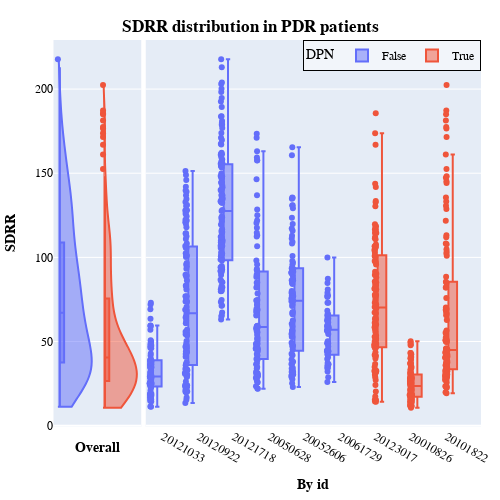

This figure's notebook cell:
### Markdown cell above
## Image for prez

### Code cell
title = "SDRR distribution in PDR patients"
data.sort_values("DPN", inplace=True)
plotter = OverallDetailComparisonPlot(
    data=data[data.id.astype(int) >= 20000000], 
    x_column="id",
    y_column="SDRR",
    hue_column="DPN",
    detail_mode="box",
    points='all',
    title=title)

plotter.fig.update_layout(font=dict(family="Open Sauce", color="black"))


plotter.setup_general_layout(500, 500, 1 / 4)

plotter.show()

plotter.fig.write_image(os.path.join(htmL_save_folder, f"{title}.png"), scale = 6)

### Figure 1 — Plotly figure (JSON) as saved in the notebook; plotly's stock layout.template omitted (floating-point values rounded to 4 significant figures; data arrays with more than 128 entries replaced by an {"elided": "..."} marker saying what was removed)
{"data": [{"alignmentgroup": "True", "box": {"visible": true}, "customdata": {"elided": "544x77 mixed values"}, "hovertemplate": "DPN=%{x}<br>SDRR=%{y}<br>t_start=%{customdata[0]}<br>t_end=%{customdata[1]}<br>RMSSD=%{customdata[2]}<br>pNN50 (%)=%{customdata[3]}<br>Mean HR (bpm)=%{customdata[4]}<br>ULF Power=%{customdata[5]}<br>ULF Peak Frequency=%{customdata[6]}<br>VLF Power=%{customdata[7]}<br>VLF Peak Frequency=%{customdata[8]}<br>LF Power=%{customdata[9]}<br>LF Peak Frequency=%{customdata[10]}<br>HF Power=%{customdata[11]}<br>HF Peak Frequency=%{customdata[12]}<br>LF÷HF Ratio=%{customdata[13]}<br>S=%{customdata[14]}<br>SD1=%{customdata[15]}<br>SD2=%{customdata[16]}<br>SD1÷SD2=%{customdata[17]}<br>ApEn=%{customdata[18]}<br>SampEn=%{customdata[19]}<br>DFA α1=%{customdata[20]}<br>DFA α2=%{customdata[21]}<br>D2=%{customdata[22]}<br>id=%{customdata[23]}<br>gender=%{customdata[24]}<br>age=%{customdata[25]}<br>height=%{customdata[26]}<br>weight=%{customdata[27]}<br>admission FBG (mmol÷L)=%{customdata[28]}<br>Discharge FBG (mmol÷L)=%{customdata[29]}<br>HbA1c (%)=%{customdata[30]}<br>SBP (mmHg)=%{customdata[31]}<br>DBP (mmHg)=%{customdata[32]}<br>WBC (×109÷L)=%{customdata[33]}<br>N% (%)=%{customdata[34]}<br>Hb (g÷L)=%{customdata[35]}<br>PLT (×109÷L)=%{customdata[36]}<br>CRP (mg÷L)=%{customdata[37]}<br>ALT (U÷L)=%{customdata[38]}<br> AST (U÷L)=%{customdata[39]}<br>AST÷ALT=%{customdata[40]}<br>GGT (U÷L)=%{customdata[41]}<br>BUN (mmol÷L)=%{customdata[42]}<br> UA (mmol÷L)=%{customdata[43]}<br>TG (mmol÷L)=%{customdata[44]}<br>HDL-C (mmol÷L)=%{customdata[45]}<br>LDL-C (mmol÷L)=%{customdata[46]}<br>UMA (mg)=%{customdata[47]}<br>UCr (g)=%{customdata[48]}<br>UACR (mg÷g)=%{customdata[49]}<br>Complications=%{customdata[50]}<br>Nephropathy=%{customdata[51]}<br>Retinopathy and cataract=%{customdata[52]}<br>Heart Disease=%{customdata[53]}<br>atherosclerosis or stenosis=%{customdata[54]}<br>Carotid Plaque=%{customdata[55]}<br>Condition=%{customdata[56]}<br>SDRR_decile=%{customdata[57]}<br>RMSSD_decile=%{customdata[58]}<br>pNN50 (%)_decile=%{customdata[59]}<br>Mean HR (bpm)_decile=%{customdata[60]}<br>VLF Power_decile=%{customdata[61]}<br>VLF Peak Frequency_decile=%{customdata[62]}<br>LF Power_decile=%{customdata[63]}<br>LF Peak Frequency_decile=%{customdata[64]}<br>HF Power_decile=%{customdata[65]}<br>HF Peak Frequency_decile=%{customdata[66]}<br>LF÷HF Ratio_decile=%{customdata[67]}<br>S_decile=%{customdata[68]}<br>SD1_decile=%{customdata[69]}<br>SD2_decile=%{customdata[70]}<br>SD1÷SD2_decile=%{customdata[71]}<br>ApEn_decile=%{customdata[72]}<br>SampEn_decile=%{customdata[73]}<br>DFA α1_decile=%{customdata[74]}<br>DFA α2_decile=%{customdata[75]}<br>D2_decile=%{customdata[76]}<extra></extra>", "legendgroup": "False", "marker": {"color": "#636efa"}, "name": "False", "offsetgroup": "False", "orientation": "v", "scalegroup": "True", "showlegend": true, "side": "positive", "spanmode": "hard", "type": "violin", "width": 1.5, "x": {"elided": "544 bool values"}, "x0": " ", "xaxis": "x", "y": {"elided": "544 float values"}, "y0": " ", "yaxis": "y"}, {"alignmentgroup": "True", "box": {"visible": true}, "customdata": {"elided": "327x77 mixed values"}, "hovertemplate": "DPN=%{x}<br>SDRR=%{y}<br>t_start=%{customdata[0]}<br>t_end=%{customdata[1]}<br>RMSSD=%{customdata[2]}<br>pNN50 (%)=%{customdata[3]}<br>Mean HR (bpm)=%{customdata[4]}<br>ULF Power=%{customdata[5]}<br>ULF Peak Frequency=%{customdata[6]}<br>VLF Power=%{customdata[7]}<br>VLF Peak Frequency=%{customdata[8]}<br>LF Power=%{customdata[9]}<br>LF Peak Frequency=%{customdata[10]}<br>HF Power=%{customdata[11]}<br>HF Peak Frequency=%{customdata[12]}<br>LF÷HF Ratio=%{customdata[13]}<br>S=%{customdata[14]}<br>SD1=%{customdata[15]}<br>SD2=%{customdata[16]}<br>SD1÷SD2=%{customdata[17]}<br>ApEn=%{customdata[18]}<br>SampEn=%{customdata[19]}<br>DFA α1=%{customdata[20]}<br>DFA α2=%{customdata[21]}<br>D2=%{customdata[22]}<br>id=%{customdata[23]}<br>gender=%{customdata[24]}<br>age=%{customdata[25]}<br>height=%{customdata[26]}<br>weight=%{customdata[27]}<br>admission FBG (mmol÷L)=%{customdata[28]}<br>Discharge FBG (mmol÷L)=%{customdata[29]}<br>HbA1c (%)=%{customdata[30]}<br>SBP (mmHg)=%{customdata[31]}<br>DBP (mmHg)=%{customdata[32]}<br>WBC (×109÷L)=%{customdata[33]}<br>N% (%)=%{customdata[34]}<br>Hb (g÷L)=%{customdata[35]}<br>PLT (×109÷L)=%{customdata[36]}<br>CRP (mg÷L)=%{customdata[37]}<br>ALT (U÷L)=%{customdata[38]}<br> AST (U÷L)=%{customdata[39]}<br>AST÷ALT=%{customdata[40]}<br>GGT (U÷L)=%{customdata[41]}<br>BUN (mmol÷L)=%{customdata[42]}<br> UA (mmol÷L)=%{customdata[43]}<br>TG (mmol÷L)=%{customdata[44]}<br>HDL-C (mmol÷L)=%{customdata[45]}<br>LDL-C (mmol÷L)=%{customdata[46]}<br>UMA (mg)=%{customdata[47]}<br>UCr (g)=%{customdata[48]}<br>UACR (mg÷g)=%{customdata[49]}<br>Complications=%{customdata[50]}<br>Nephropathy=%{customdata[51]}<br>Retinopathy and cataract=%{customdata[52]}<br>Heart Disease=%{customdata[53]}<br>atherosclerosis or stenosis=%{customdata[54]}<br>Carotid Plaque=%{customdata[55]}<br>Condition=%{customdata[56]}<br>SDRR_decile=%{customdata[57]}<br>RMSSD_decile=%{customdata[58]}<br>pNN50 (%)_decile=%{customdata[59]}<br>Mean HR (bpm)_decile=%{customdata[60]}<br>VLF Power_decile=%{customdata[61]}<br>VLF Peak Frequency_decile=%{customdata[62]}<br>LF Power_decile=%{customdata[63]}<br>LF Peak Frequency_decile=%{customdata[64]}<br>HF Power_decile=%{customdata[65]}<br>HF Peak Frequency_decile=%{customdata[66]}<br>LF÷HF Ratio_decile=%{customdata[67]}<br>S_decile=%{customdata[68]}<br>SD1_decile=%{customdata[69]}<br>SD2_decile=%{customdata[70]}<br>SD1÷SD2_decile=%{customdata[71]}<br>ApEn_decile=%{customdata[72]}<br>SampEn_decile=%{customdata[73]}<br>DFA α1_decile=%{customdata[74]}<br>DFA α2_decile=%{customdata[75]}<br>D2_decile=%{customdata[76]}<extra></extra>", "legendgroup": "True", "marker": {"color": "#ef553b"}, "name": "True", "offsetgroup": "True", "orientation": "v", "scalegroup": "True", "showlegend": true, "side": "positive", "spanmode": "hard", "type": "violin", "width": 1.5, "x": {"elided": "327 bool values"}, "x0": " ", "xaxis": "x", "y": {"elided": "327 float values"}, "y0": " ", "yaxis": "y"}, {"alignmentgroup": "True", "boxpoints": "all", "hovertemplate": "DPN=False<br>id=%{x}<br>SDRR=%{y}<extra></extra>", "legendgroup": "False", "marker": {"color": "#636efa"}, "name": "False", "notched": false, "offsetgroup": "False", "orientation": "v", "showlegend": false, "type": "box", "x": {"elided": "544 str values"}, "x0": " ", "xaxis": "x2", "y": {"elided": "544 float values"}, "y0": " ", "yaxis": "y2"}, {"alignmentgroup": "True", "boxpoints": "all", "hovertemplate": "DPN=True<br>id=%{x}<br>SDRR=%{y}<extra></extra>", "legendgroup": "True", "marker": {"color": "#ef553b"}, "name": "True", "notched": false, "offsetgroup": "True", "orientation": "v", "showlegend": false, "type": "box", "x": {"elided": "327 str values"}, "x0": " ", "xaxis": "x2", "y": {"elided": "327 float values"}, "y0": " ", "yaxis": "y2"}], "layout": {"boxmode": "group", "font": {"color": "black", "family": "Open Sauce"}, "height": 500, "legend": {"bgcolor": "rgba(255, 255, 255, 0.5)", "bordercolor": "Black", "borderwidth": 1, "orientation": "h", "title": {"text": "DPN"}, "traceorder": "normal", "x": 1, "xanchor": "right", "y": 1, "yanchor": "top"}, "margin": {"b": 20, "l": 10, "r": 10, "t": 40}, "title": {"text": "<b>SDRR distribution in PDR patients</b>", "x": 0.5, "xanchor": "center", "yanchor": "top"}, "violinmode": "group", "width": 500, "xaxis": {"anchor": "y", "domain": [0.05, 0.245], "dtick": 1, "showticklabels": false, "tick0": 0, "tickmode": "linear", "title": {"text": "<b>Overall</b>"}}, "xaxis2": {"anchor": "y2", "domain": [0.255, 1], "dtick": 1, "tick0": 1, "tickmode": "linear", "title": {"text": "<b>By id</b>"}, "type": "category"}, "yaxis": {"anchor": "x", "domain": [0, 1], "title": {"text": "<b>SDRR</b>"}}, "yaxis2": {"anchor": "x2", "domain": [0, 1], "matches": "y", "showticklabels": false}}}
